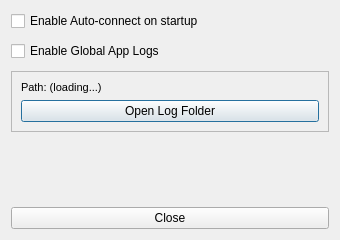
<?xml version="1.0" encoding="UTF-8"?>
<ui version="4.0">
 <class>SettingsDialog</class>
 <widget class="QDialog" name="SettingsDialog">
  <property name="windowTitle"><string>Settings</string></property>
  <property name="geometry">
   <rect><x>0</x><y>0</y><width>340</width><height>240</height></rect>
  </property>
  <property name="sizeGripEnabled"><bool>false</bool></property>
  <layout class="QVBoxLayout" name="verticalLayout">
   <property name="contentsMargins">
    <number>20</number><number>16</number><number>20</number><number>16</number>
   </property>
   <property name="spacing"><number>10</number></property>

   <item>
    <widget class="QCheckBox" name="chkAutoConnect">
     <property name="text"><string>Enable Auto-connect on startup</string></property>
    </widget>
   </item>

   <item>
    <widget class="QCheckBox" name="chkEnableLogs">
     <property name="text"><string>Enable Global App Logs</string></property>
    </widget>
   </item>

   <!-- Log detail frame (shown/hidden by chkEnableLogs) -->
   <item>
    <widget class="QFrame" name="frameLogDetails">
     <property name="frameShape"><enum>QFrame::StyledPanel</enum></property>
     <layout class="QVBoxLayout" name="vLayoutLog">
      <property name="contentsMargins">
       <number>8</number><number>6</number><number>8</number><number>6</number>
      </property>
      <property name="spacing"><number>6</number></property>
      <item>
       <widget class="QLabel" name="labelLogPath">
        <property name="text"><string>Path: (loading...)</string></property>
        <property name="wordWrap"><bool>true</bool></property>
        <property name="font">
         <font><pointsize>8</pointsize></font>
        </property>
       </widget>
      </item>
      <item>
       <widget class="QPushButton" name="btnOpenLogFolder">
        <property name="text"><string>Open Log Folder</string></property>
        <property name="maximumWidth"><number>140</number></property>
       </widget>
      </item>
     </layout>
    </widget>
   </item>

   <item>
    <spacer>
     <property name="orientation"><enum>Qt::Vertical</enum></property>
     <property name="sizeHint" stdset="0"><size><width>20</width><height>10</height></size></property>
    </spacer>
   </item>

   <item>
    <widget class="QPushButton" name="btnClose">
     <property name="text"><string>Close</string></property>
     <property name="maximumWidth"><number>100</number></property>
    </widget>
   </item>

  </layout>
 </widget>
 <resources/>
 <connections/>
</ui>
